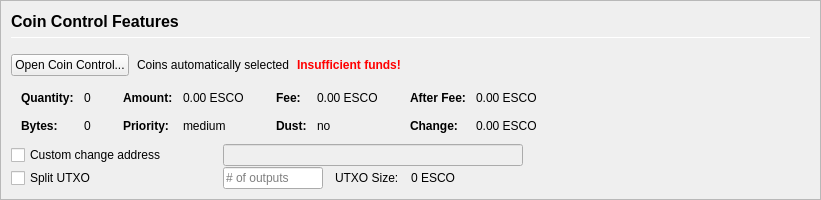
         <widget class="QFrame" name="frameCoinControl">
          <property name="sizePolicy">
           <sizepolicy hsizetype="Expanding" vsizetype="Expanding">
            <horstretch>0</horstretch>
            <verstretch>0</verstretch>
           </sizepolicy>
          </property>
          <property name="maximumSize">
           <size>
            <width>16777215</width>
            <height>16777215</height>
           </size>
          </property>
          <property name="frameShape">
           <enum>QFrame::StyledPanel</enum>
          </property>
          <property name="frameShadow">
           <enum>QFrame::Sunken</enum>
          </property>
          <layout class="QVBoxLayout" name="verticalLayoutCoinControl2">
           <property name="spacing">
            <number>0</number>
           </property>
           <property name="leftMargin">
            <number>0</number>
           </property>
           <property name="topMargin">
            <number>0</number>
           </property>
           <property name="rightMargin">
            <number>0</number>
           </property>
           <property name="bottomMargin">
            <number>0</number>
           </property>
           <item>
            <widget class="QFrame" name="frameCoinControl_BG">
             <layout class="QVBoxLayout" name="verticalLayoutCoinControl" stretch="0,0,0,0,0,0">
              <property name="spacing">
               <number>1</number>
              </property>
              <property name="leftMargin">
               <number>10</number>
              </property>
              <property name="topMargin">
               <number>10</number>
              </property>
              <item>
               <layout class="QHBoxLayout" name="horizontalLayoutCoinControl1">
                <property name="bottomMargin">
                 <number>15</number>
                </property>
                <item>
                 <layout class="QVBoxLayout" name="verticalLayout_3">
                  <property name="spacing">
                   <number>6</number>
                  </property>
                  <item>
                   <widget class="QLabel" name="labelCoinControlFeatures">
                    <property name="sizePolicy">
                     <sizepolicy hsizetype="Preferred" vsizetype="Maximum">
                      <horstretch>0</horstretch>
                      <verstretch>0</verstretch>
                     </sizepolicy>
                    </property>
                    <property name="minimumSize">
                     <size>
                      <width>0</width>
                      <height>20</height>
                     </size>
                    </property>
                    <property name="font">
                     <font>
                      <pointsize>12</pointsize>
                      <weight>75</weight>
                      <bold>true</bold>
                     </font>
                    </property>
                    <property name="styleSheet">
                     <string notr="true">font-weight:bold;</string>
                    </property>
                    <property name="text">
                     <string>Coin Control Features</string>
                    </property>
                   </widget>
                  </item>
                  <item>
                   <widget class="Line" name="line">
                    <property name="minimumSize">
                     <size>
                      <width>0</width>
                      <height>1</height>
                     </size>
                    </property>
                    <property name="maximumSize">
                     <size>
                      <width>16777215</width>
                      <height>1</height>
                     </size>
                    </property>
                    <property name="orientation">
                     <enum>Qt::Horizontal</enum>
                    </property>
                   </widget>
                  </item>
                 </layout>
                </item>
               </layout>
              </item>
              <item>
               <layout class="QHBoxLayout" name="horizontalLayoutCoinControl2" stretch="0,0,0,0">
                <property name="spacing">
                 <number>8</number>
                </property>
                <property name="bottomMargin">
                 <number>10</number>
                </property>
                <item>
                 <widget class="QPushButton" name="pushButtonCoinControl">
                  <property name="styleSheet">
                   <string notr="true"/>
                  </property>
                  <property name="text">
                   <string>Open Coin Control...</string>
                  </property>
                  <property name="autoDefault">
                   <bool>false</bool>
                  </property>
                 </widget>
                </item>
                <item>
                 <widget class="QLabel" name="labelCoinControlAutomaticallySelected">
                  <property name="text">
                   <string>Coins automatically selected</string>
                  </property>
                  <property name="margin">
                   <number>5</number>
                  </property>
                 </widget>
                </item>
                <item>
                 <widget class="QLabel" name="labelCoinControlInsuffFunds">
                  <property name="font">
                   <font>
                    <weight>75</weight>
                    <bold>true</bold>
                   </font>
                  </property>
                  <property name="styleSheet">
                   <string notr="true">color:red;font-weight:bold;</string>
                  </property>
                  <property name="text">
                   <string>Insufficient funds!</string>
                  </property>
                  <property name="margin">
                   <number>5</number>
                  </property>
                 </widget>
                </item>
                <item>
                 <spacer name="horizontalSpacerCoinControl">
                  <property name="orientation">
                   <enum>Qt::Horizontal</enum>
                  </property>
                  <property name="sizeHint" stdset="0">
                   <size>
                    <width>40</width>
                    <height>1</height>
                   </size>
                  </property>
                 </spacer>
                </item>
               </layout>
              </item>
              <item>
               <widget class="QWidget" name="widgetCoinControl" native="true">
                <property name="sizePolicy">
                 <sizepolicy hsizetype="Preferred" vsizetype="Preferred">
                  <horstretch>0</horstretch>
                  <verstretch>0</verstretch>
                 </sizepolicy>
                </property>
                <property name="minimumSize">
                 <size>
                  <width>0</width>
                  <height>0</height>
                 </size>
                </property>
                <property name="styleSheet">
                 <string notr="true"/>
                </property>
                <layout class="QHBoxLayout" name="horizontalLayoutCoinControl5">
                 <property name="leftMargin">
                  <number>0</number>
                 </property>
                 <property name="topMargin">
                  <number>0</number>
                 </property>
                 <property name="rightMargin">
                  <number>0</number>
                 </property>
                 <property name="bottomMargin">
                  <number>0</number>
                 </property>
                 <item>
                  <layout class="QHBoxLayout" name="horizontalLayoutCoinControl3" stretch="0,0,0,1">
                   <property name="spacing">
                    <number>20</number>
                   </property>
                   <property name="topMargin">
                    <number>0</number>
                   </property>
                   <property name="bottomMargin">
                    <number>10</number>
                   </property>
                   <item>
                    <layout class="QFormLayout" name="formLayoutCoinControl1">
                     <property name="horizontalSpacing">
                      <number>10</number>
                     </property>
                     <property name="verticalSpacing">
                      <number>14</number>
                     </property>
                     <property name="leftMargin">
                      <number>10</number>
                     </property>
                     <property name="topMargin">
                      <number>4</number>
                     </property>
                     <property name="rightMargin">
                      <number>6</number>
                     </property>
                     <item row="0" column="0">
                      <widget class="QLabel" name="labelCoinControlQuantityText">
                       <property name="font">
                        <font>
                         <weight>75</weight>
                         <bold>true</bold>
                        </font>
                       </property>
                       <property name="text">
                        <string>Quantity:</string>
                       </property>
                       <property name="margin">
                        <number>0</number>
                       </property>
                      </widget>
                     </item>
                     <item row="0" column="1">
                      <widget class="QLabel" name="labelCoinControlQuantity">
                       <property name="cursor">
                        <cursorShape>IBeamCursor</cursorShape>
                       </property>
                       <property name="contextMenuPolicy">
                        <enum>Qt::ActionsContextMenu</enum>
                       </property>
                       <property name="text">
                        <string notr="true">0</string>
                       </property>
                       <property name="margin">
                        <number>0</number>
                       </property>
                       <property name="textInteractionFlags">
                        <set>Qt::LinksAccessibleByMouse|Qt::TextSelectableByKeyboard|Qt::TextSelectableByMouse</set>
                       </property>
                      </widget>
                     </item>
                     <item row="1" column="0">
                      <widget class="QLabel" name="labelCoinControlBytesText">
                       <property name="font">
                        <font>
                         <weight>75</weight>
                         <bold>true</bold>
                        </font>
                       </property>
                       <property name="text">
                        <string>Bytes:</string>
                       </property>
                      </widget>
                     </item>
                     <item row="1" column="1">
                      <widget class="QLabel" name="labelCoinControlBytes">
                       <property name="cursor">
                        <cursorShape>IBeamCursor</cursorShape>
                       </property>
                       <property name="contextMenuPolicy">
                        <enum>Qt::ActionsContextMenu</enum>
                       </property>
                       <property name="text">
                        <string notr="true">0</string>
                       </property>
                       <property name="textInteractionFlags">
                        <set>Qt::LinksAccessibleByMouse|Qt::TextSelectableByKeyboard|Qt::TextSelectableByMouse</set>
                       </property>
                      </widget>
                     </item>
                    </layout>
                   </item>
                   <item>
                    <layout class="QFormLayout" name="formLayoutCoinControl2">
                     <property name="horizontalSpacing">
                      <number>10</number>
                     </property>
                     <property name="verticalSpacing">
                      <number>14</number>
                     </property>
                     <property name="leftMargin">
                      <number>6</number>
                     </property>
                     <property name="topMargin">
                      <number>4</number>
                     </property>
                     <property name="rightMargin">
                      <number>6</number>
                     </property>
                     <item row="0" column="0">
                      <widget class="QLabel" name="labelCoinControlAmountText">
                       <property name="font">
                        <font>
                         <weight>75</weight>
                         <bold>true</bold>
                        </font>
                       </property>
                       <property name="text">
                        <string>Amount:</string>
                       </property>
                       <property name="margin">
                        <number>0</number>
                       </property>
                      </widget>
                     </item>
                     <item row="0" column="1">
                      <widget class="QLabel" name="labelCoinControlAmount">
                       <property name="cursor">
                        <cursorShape>IBeamCursor</cursorShape>
                       </property>
                       <property name="contextMenuPolicy">
                        <enum>Qt::ActionsContextMenu</enum>
                       </property>
                       <property name="text">
                        <string notr="true">0.00 ESCO</string>
                       </property>
                       <property name="textInteractionFlags">
                        <set>Qt::LinksAccessibleByMouse|Qt::TextSelectableByKeyboard|Qt::TextSelectableByMouse</set>
                       </property>
                      </widget>
                     </item>
                     <item row="1" column="0">
                      <widget class="QLabel" name="labelCoinControlPriorityText">
                       <property name="font">
                        <font>
                         <weight>75</weight>
                         <bold>true</bold>
                        </font>
                       </property>
                       <property name="text">
                        <string>Priority:</string>
                       </property>
                      </widget>
                     </item>
                     <item row="1" column="1">
                      <widget class="QLabel" name="labelCoinControlPriority">
                       <property name="cursor">
                        <cursorShape>IBeamCursor</cursorShape>
                       </property>
                       <property name="contextMenuPolicy">
                        <enum>Qt::ActionsContextMenu</enum>
                       </property>
                       <property name="text">
                        <string>medium</string>
                       </property>
                       <property name="textInteractionFlags">
                        <set>Qt::LinksAccessibleByMouse|Qt::TextSelectableByKeyboard|Qt::TextSelectableByMouse</set>
                       </property>
                      </widget>
                     </item>
                    </layout>
                   </item>
                   <item>
                    <layout class="QFormLayout" name="formLayoutCoinControl3">
                     <property name="horizontalSpacing">
                      <number>10</number>
                     </property>
                     <property name="verticalSpacing">
                      <number>14</number>
                     </property>
                     <property name="leftMargin">
                      <number>6</number>
                     </property>
                     <property name="topMargin">
                      <number>4</number>
                     </property>
                     <property name="rightMargin">
                      <number>6</number>
                     </property>
                     <item row="0" column="0">
                      <widget class="QLabel" name="labelCoinControlFeeText">
                       <property name="font">
                        <font>
                         <weight>75</weight>
                         <bold>true</bold>
                        </font>
                       </property>
                       <property name="text">
                        <string>Fee:</string>
                       </property>
                       <property name="margin">
                        <number>0</number>
                       </property>
                      </widget>
                     </item>
                     <item row="0" column="1">
                      <widget class="QLabel" name="labelCoinControlFee">
                       <property name="cursor">
                        <cursorShape>IBeamCursor</cursorShape>
                       </property>
                       <property name="contextMenuPolicy">
                        <enum>Qt::ActionsContextMenu</enum>
                       </property>
                       <property name="text">
                        <string notr="true">0.00 ESCO</string>
                       </property>
                       <property name="textInteractionFlags">
                        <set>Qt::LinksAccessibleByMouse|Qt::TextSelectableByKeyboard|Qt::TextSelectableByMouse</set>
                       </property>
                      </widget>
                     </item>
                     <item row="1" column="0">
                      <widget class="QLabel" name="labelCoinControlLowOutputText">
                       <property name="font">
                        <font>
                         <weight>75</weight>
                         <bold>true</bold>
                        </font>
                       </property>
                       <property name="text">
                        <string>Dust:</string>
                       </property>
                      </widget>
                     </item>
                     <item row="1" column="1">
                      <widget class="QLabel" name="labelCoinControlLowOutput">
                       <property name="cursor">
                        <cursorShape>IBeamCursor</cursorShape>
                       </property>
                       <property name="contextMenuPolicy">
                        <enum>Qt::ActionsContextMenu</enum>
                       </property>
                       <property name="text">
                        <string>no</string>
                       </property>
                       <property name="textInteractionFlags">
                        <set>Qt::LinksAccessibleByMouse|Qt::TextSelectableByKeyboard|Qt::TextSelectableByMouse</set>
                       </property>
                      </widget>
                     </item>
                    </layout>
                   </item>
                   <item>
                    <layout class="QFormLayout" name="formLayoutCoinControl4">
                     <property name="horizontalSpacing">
                      <number>10</number>
                     </property>
                     <property name="verticalSpacing">
                      <number>14</number>
                     </property>
                     <property name="leftMargin">
                      <number>6</number>
                     </property>
                     <property name="topMargin">
                      <number>4</number>
                     </property>
                     <property name="rightMargin">
                      <number>6</number>
                     </property>
                     <item row="0" column="0">
                      <widget class="QLabel" name="labelCoinControlAfterFeeText">
                       <property name="font">
                        <font>
                         <weight>75</weight>
                         <bold>true</bold>
                        </font>
                       </property>
                       <property name="text">
                        <string>After Fee:</string>
                       </property>
                       <property name="margin">
                        <number>0</number>
                       </property>
                      </widget>
                     </item>
                     <item row="0" column="1">
                      <widget class="QLabel" name="labelCoinControlAfterFee">
                       <property name="cursor">
                        <cursorShape>IBeamCursor</cursorShape>
                       </property>
                       <property name="contextMenuPolicy">
                        <enum>Qt::ActionsContextMenu</enum>
                       </property>
                       <property name="text">
                        <string notr="true">0.00 ESCO</string>
                       </property>
                       <property name="textInteractionFlags">
                        <set>Qt::LinksAccessibleByMouse|Qt::TextSelectableByKeyboard|Qt::TextSelectableByMouse</set>
                       </property>
                      </widget>
                     </item>
                     <item row="1" column="0">
                      <widget class="QLabel" name="labelCoinControlChangeText">
                       <property name="font">
                        <font>
                         <weight>75</weight>
                         <bold>true</bold>
                        </font>
                       </property>
                       <property name="text">
                        <string>Change:</string>
                       </property>
                      </widget>
                     </item>
                     <item row="1" column="1">
                      <widget class="QLabel" name="labelCoinControlChange">
                       <property name="cursor">
                        <cursorShape>IBeamCursor</cursorShape>
                       </property>
                       <property name="contextMenuPolicy">
                        <enum>Qt::ActionsContextMenu</enum>
                       </property>
                       <property name="text">
                        <string notr="true">0.00 ESCO</string>
                       </property>
                       <property name="textInteractionFlags">
                        <set>Qt::LinksAccessibleByMouse|Qt::TextSelectableByKeyboard|Qt::TextSelectableByMouse</set>
                       </property>
                      </widget>
                     </item>
                    </layout>
                   </item>
                  </layout>
                 </item>
                </layout>
               </widget>
              </item>
              <item>
               <layout class="QHBoxLayout" name="horizontalLayoutCoinControl4">
                <property name="spacing">
                 <number>12</number>
                </property>
                <property name="sizeConstraint">
                 <enum>QLayout::SetDefaultConstraint</enum>
                </property>
                <property name="topMargin">
                 <number>0</number>
                </property>
                <property name="rightMargin">
                 <number>0</number>
                </property>
                <item>
                 <widget class="QCheckBox" name="checkBoxCoinControlChange">
                  <property name="sizePolicy">
                   <sizepolicy hsizetype="Preferred" vsizetype="Preferred">
                    <horstretch>0</horstretch>
                    <verstretch>0</verstretch>
                   </sizepolicy>
                  </property>
                  <property name="minimumSize">
                   <size>
                    <width>200</width>
                    <height>0</height>
                   </size>
                  </property>
                  <property name="maximumSize">
                   <size>
                    <width>200</width>
                    <height>16777215</height>
                   </size>
                  </property>
                  <property name="toolTip">
                   <string>If this is activated, but the change address is empty or invalid, change will be sent to a newly generated address.</string>
                  </property>
                  <property name="text">
                   <string>Custom change address</string>
                  </property>
                 </widget>
                </item>
                <item>
                 <widget class="QValidatedLineEdit" name="lineEditCoinControlChange">
                  <property name="enabled">
                   <bool>false</bool>
                  </property>
                  <property name="sizePolicy">
                   <sizepolicy hsizetype="Preferred" vsizetype="Preferred">
                    <horstretch>0</horstretch>
                    <verstretch>0</verstretch>
                   </sizepolicy>
                  </property>
                  <property name="minimumSize">
                   <size>
                    <width>300</width>
                    <height>0</height>
                   </size>
                  </property>
                 </widget>
                </item>
                <item>
                 <widget class="QLabel" name="labelCoinControlChangeLabel">
                  <property name="sizePolicy">
                   <sizepolicy hsizetype="Preferred" vsizetype="Preferred">
                    <horstretch>0</horstretch>
                    <verstretch>0</verstretch>
                   </sizepolicy>
                  </property>
                  <property name="minimumSize">
                   <size>
                    <width>100</width>
                    <height>0</height>
                   </size>
                  </property>
                  <property name="text">
                   <string/>
                  </property>
                  <property name="margin">
                   <number>3</number>
                  </property>
                 </widget>
                </item>
               </layout>
              </item>
              <item>
               <layout class="QHBoxLayout" name="horizontalLayoutCoinControl6">
                <property name="spacing">
                 <number>12</number>
                </property>
                <property name="rightMargin">
                 <number>0</number>
                </property>
                <item>
                 <widget class="QCheckBox" name="splitBlockCheckBox">
                  <property name="sizePolicy">
                   <sizepolicy hsizetype="Preferred" vsizetype="Preferred">
                    <horstretch>0</horstretch>
                    <verstretch>0</verstretch>
                   </sizepolicy>
                  </property>
                  <property name="minimumSize">
                   <size>
                    <width>200</width>
                    <height>0</height>
                   </size>
                  </property>
                  <property name="maximumSize">
                   <size>
                    <width>200</width>
                    <height>16777215</height>
                   </size>
                  </property>
                  <property name="text">
                   <string>Split UTXO</string>
                  </property>
                 </widget>
                </item>
                <item>
                 <widget class="QLineEdit" name="splitBlockLineEdit">
                  <property name="sizePolicy">
                   <sizepolicy hsizetype="Preferred" vsizetype="Preferred">
                    <horstretch>50</horstretch>
                    <verstretch>0</verstretch>
                   </sizepolicy>
                  </property>
                  <property name="minimumSize">
                   <size>
                    <width>100</width>
                    <height>0</height>
                   </size>
                  </property>
                  <property name="maximumSize">
                   <size>
                    <width>100</width>
                    <height>16777215</height>
                   </size>
                  </property>
                  <property name="placeholderText">
                   <string># of outputs</string>
                  </property>
                 </widget>
                </item>
                <item>
                 <widget class="QLabel" name="labelBlockSizeText">
                  <property name="text">
                   <string>UTXO Size:</string>
                  </property>
                 </widget>
                </item>
                <item>
                 <widget class="QLabel" name="labelBlockSize">
                  <property name="text">
                   <string>0 ESCO</string>
                  </property>
                 </widget>
                </item>
                <item>
                 <spacer name="horizontalSpacer_7">
                  <property name="orientation">
                   <enum>Qt::Horizontal</enum>
                  </property>
                  <property name="sizeHint" stdset="0">
                   <size>
                    <width>40</width>
                    <height>20</height>
                   </size>
                  </property>
                 </spacer>
                </item>
               </layout>
              </item>
              <item>
               <spacer name="verticalSpacerCoinControl">
                <property name="orientation">
                 <enum>Qt::Vertical</enum>
                </property>
                <property name="sizeHint" stdset="0">
                 <size>
                  <width>800</width>
                  <height>1</height>
                 </size>
                </property>
               </spacer>
              </item>
             </layout>
            </widget>
           </item>
          </layout>
         </widget>
